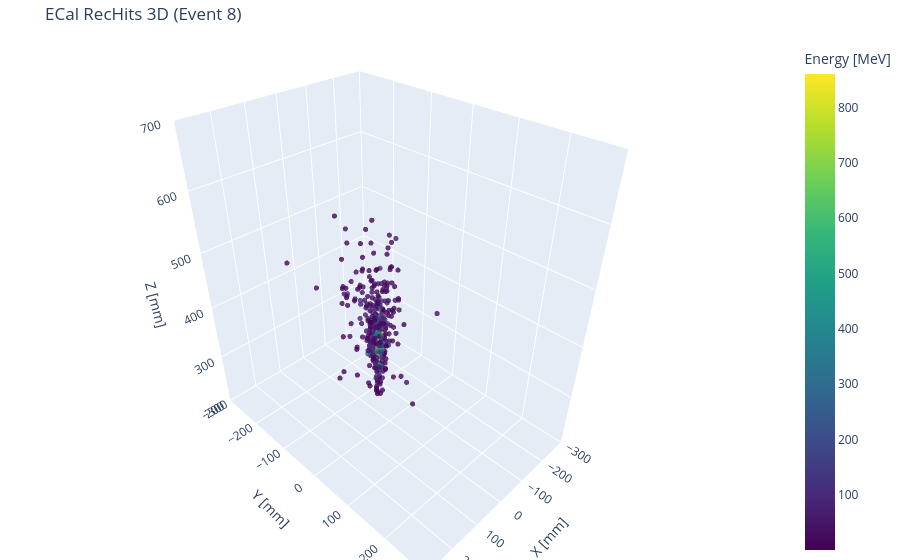

Notebook code for this chart:
### Markdown cell above
### Interactive 3D

### Code cell
import plotly.graph_objects as go

event_idx = 8
#event_idx_with_noise

x = ak.to_numpy(ecal_x[event_idx])
y = ak.to_numpy(ecal_y[event_idx])
z = ak.to_numpy(ecal_z[event_idx])
e = ak.to_numpy(ecal_energy[event_idx])

fig = go.Figure(
    data=[
        go.Scatter3d(
            x=x,
            y=y,
            z=z,
            mode="markers",
            marker=dict(
                size=3,
                color=e,
                colorscale="Viridis",
                colorbar=dict(title="Energy [MeV]"),
                opacity=0.8,
            ),
        )
    ]
)

fig.update_layout(
    title=f"ECal {ecal_hit_label} 3D (Event {event_idx})",
    scene=dict(
        xaxis_title="X [mm]",
        yaxis_title="Y [mm]",
        zaxis_title="Z [mm]",
        xaxis=dict(range=[-300, 300]),
        yaxis=dict(range=[-300, 300]),
        zaxis=dict(range=[200, 700]),
    ),
    margin=dict(l=0, r=0, b=0, t=40),
)

fig.show()

### Figure 1 — Plotly figure (JSON) as saved in the notebook; plotly's stock layout.template omitted (floating-point values rounded to 4 significant figures; data arrays with more than 128 entries replaced by an {"elided": "..."} marker saying what was removed)
{"data": [{"marker": {"color": {"elided": "319 float values"}, "colorbar": {"title": {"text": "Energy [MeV]"}}, "colorscale": [[0, "#440154"], [0.1111, "#482878"], [0.2222, "#3e4989"], [0.3333, "#31688e"], [0.4444, "#26828e"], [0.5556, "#1f9e89"], [0.6667, "#35b779"], [0.7778, "#6ece58"], [0.8889, "#b5de2b"], [1, "#fde725"]], "opacity": 0.8, "size": 3}, "mode": "markers", "type": "scatter3d", "x": {"elided": "319 float values"}, "y": {"elided": "319 float values"}, "z": {"elided": "319 float values"}}], "layout": {"margin": {"b": 0, "l": 0, "r": 0, "t": 40}, "scene": {"xaxis": {"range": [-300, 300], "title": {"text": "X [mm]"}}, "yaxis": {"range": [-300, 300], "title": {"text": "Y [mm]"}}, "zaxis": {"range": [200, 700], "title": {"text": "Z [mm]"}}}, "title": {"text": "ECal RecHits 3D (Event 8)"}}}
